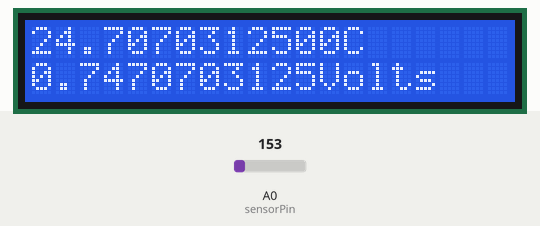
Recording of a sketch running on a simulated Arduino Uno, built with avr-gcc and run on an emulated ATmega328P. Parts: 20×2 character LCD. Inputs (shaded band) come from the test bench; at power-on: A0 (sensorPin) = 153. What the sketch prints to the serial monitor is not drawn.

Above: at 1.2 s.
1.3 s: A0 (sensorPin) set to 165
At 6.2 s:
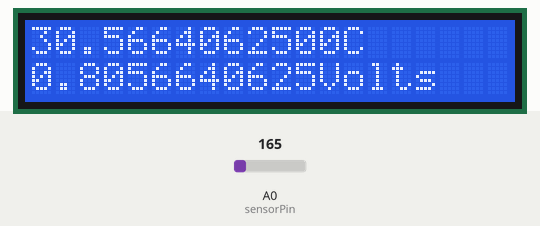
7.4 s: A0 (sensorPin) set to 175
At 11.4 s:
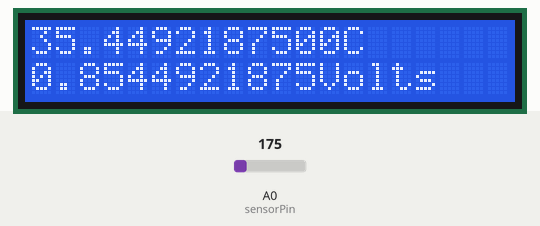
13.5 s: A0 (sensorPin) set to 191
At 16.6 s:
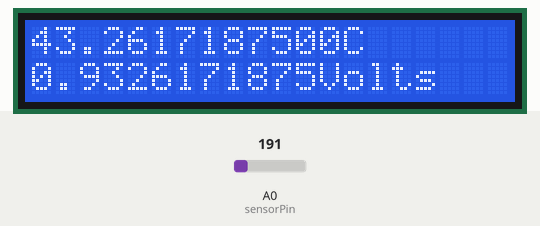
Timing chart, 0 to 18.1 s (numbered marks = the images above; inputs shaded):
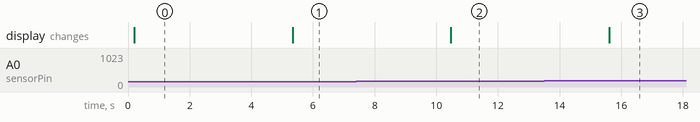

Measured:
- after the input at 1.3 s, the display: changes after 4.0 s (image 1)
- after the input at 7.4 s, the display: changes after 3.1 s (image 2)
- after the input at 13.5 s, the display: changes after 2.1 s (image 3)

The sketch:

Temperature_SerialDisplay.ino
```cpp
//TMP36 Pin Variables
int sensorPin = 0; //the analog pin the TMP36's Vout (sense) pin is connected to
//the resolution is 10 mV / degree centigrade with a
//500 mV offset to allow for negative temperatures

#include <Wire.h>
#include <LiquidCrystal_I2C.h>

LiquidCrystal_I2C lcd(0x3F, 20,2); // set the LCD address to 0x27 for a 16 chars and 2 line display

void setup()
{
  lcd.init();                      // initialize the lcd
  lcd.backlight();
  Serial.begin(9600);
}

void loop()
{
  //getting the voltage reading from the temperature sensor
  int reading = analogRead(sensorPin);

  // converting that reading to voltage, for 3.3v arduino use 3.3, 5.0 for 5v
   float voltage = reading * 5.0;
  voltage /= 1024.0;

  // print out the voltage
  Serial.print(voltage); Serial.println(" volts");

  // now print out the temperature
 float temperatureC = (voltage - 0.5) * 100 ;  //converting from 10 mv per degree wit 500 mV offset
  //to degrees ((voltage - 500mV) times 100)

  Serial.print(temperatureC); Serial.println(" degrees C");


    // wait a bit for the entire message to arrive
    delay(100);
    // clear the screen
    lcd.clear();
    // print all the available characters
   lcd.setCursor(0,0); lcd.print(temperatureC,DEC); lcd.print("C");
   lcd.setCursor(0,1); lcd.print(voltage,DEC); lcd.print("Volts");

      // display each character to the LCD


 delay(5000);

}
```
